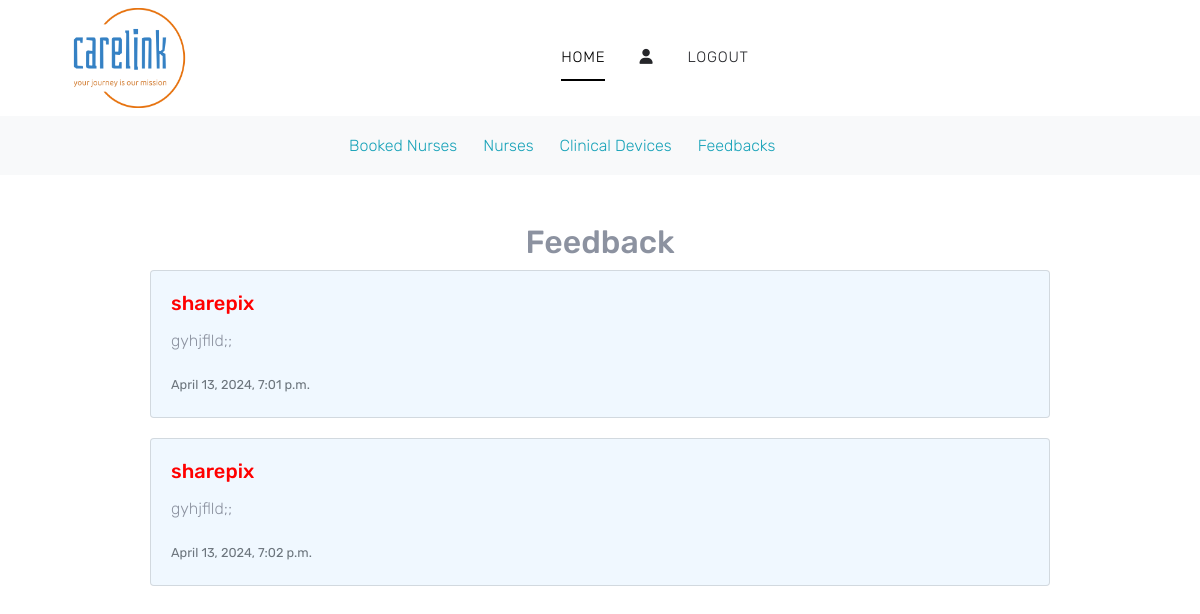
The page /admin_app/feedback_list/ on the database as committed earlier.
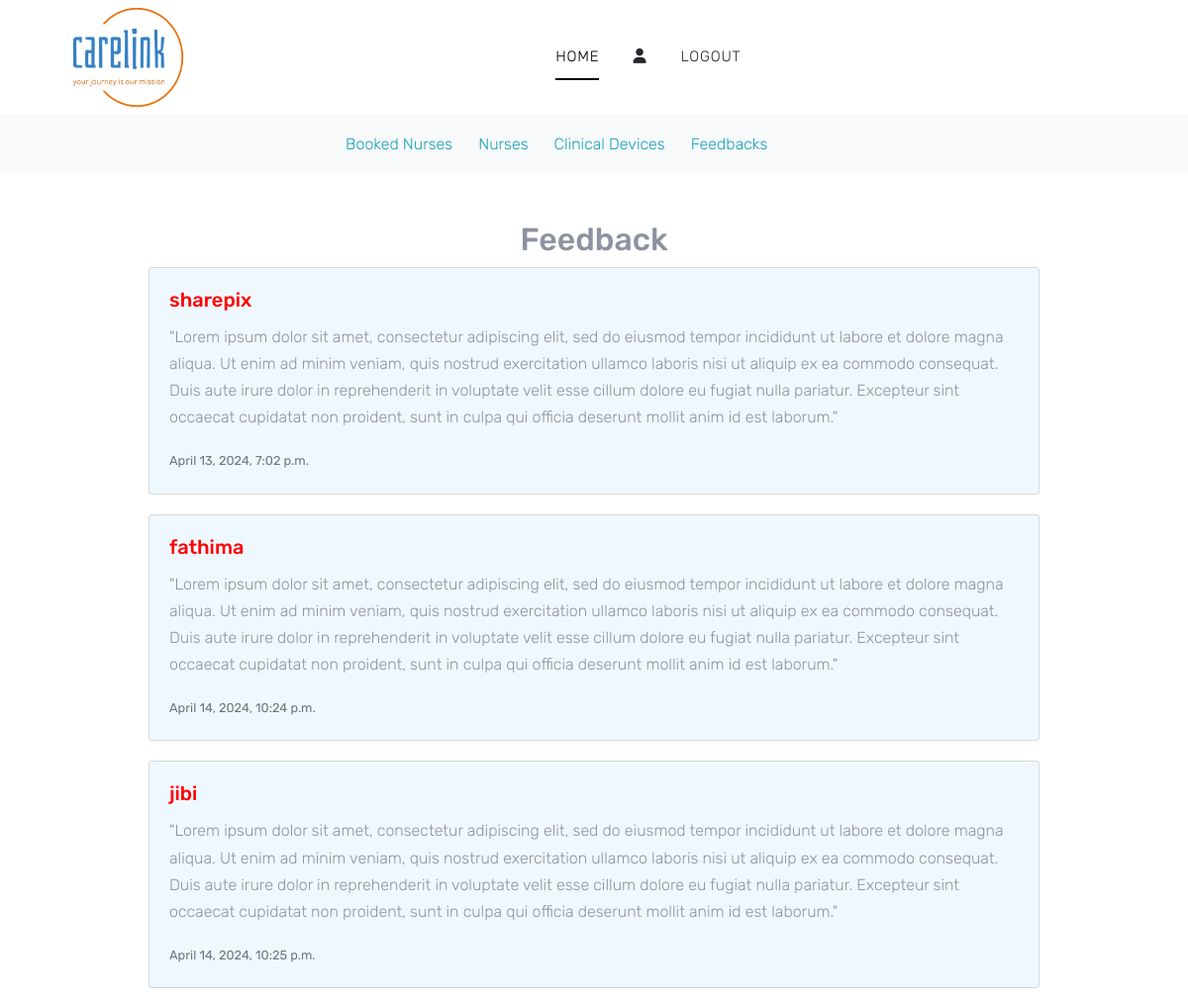
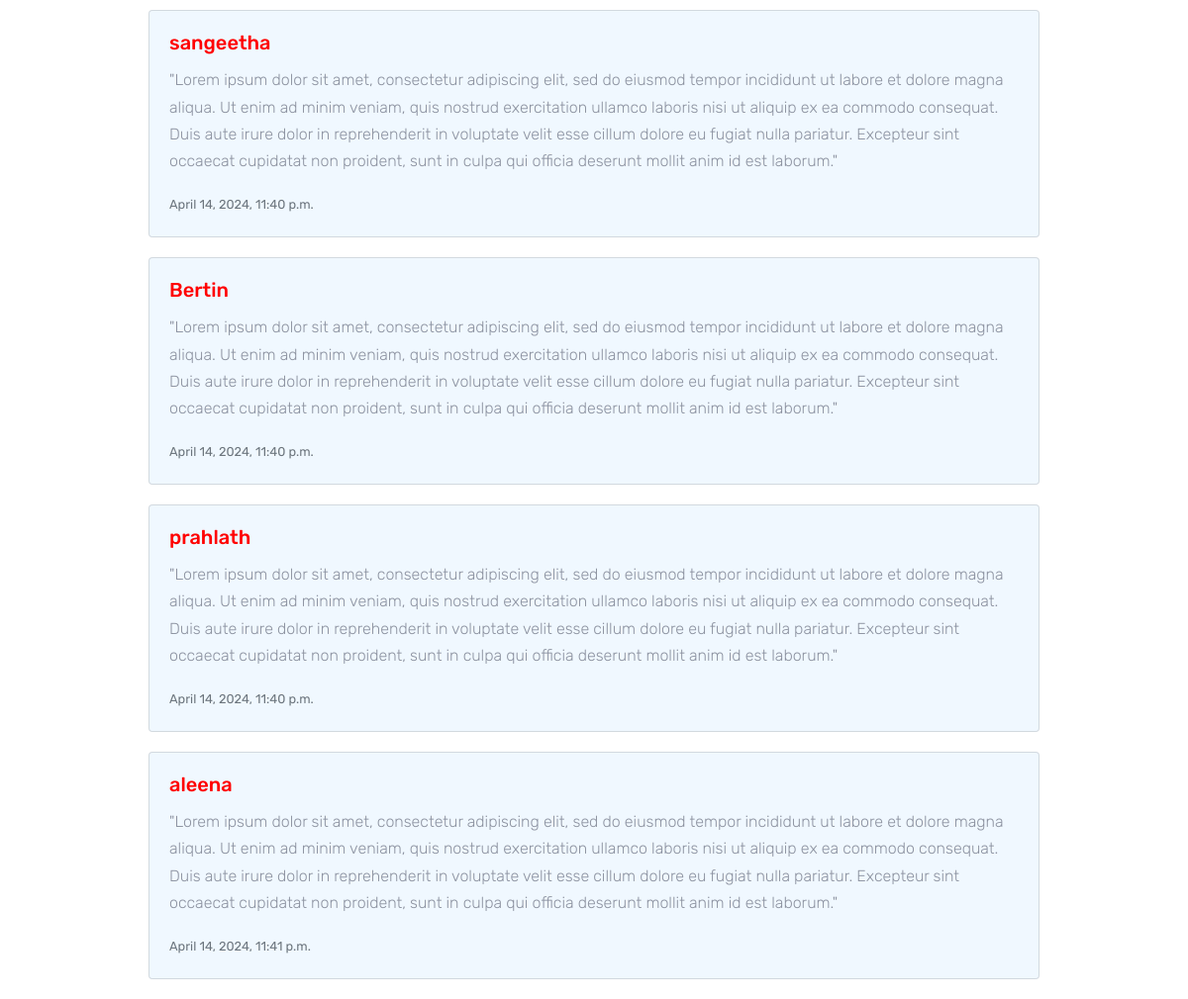
The same page on the database as committed later (2 pictures, top to bottom).
### autherization/models.py (models this page shows, shortened)
class Feedback(models.Model):
    user = models.ForeignKey(NormalUser, on_delete=models.CASCADE)
    comment = models.TextField()
    created_at = models.DateTimeField(auto_now_add=True)

class NormalUser(AbstractUser):
    is_customer = models.BooleanField(default=False)
    is_nurse = models.BooleanField(default=False)
    is_shop = models.BooleanField(default=False)
    image = models.ImageField(upload_to='images', null=True, blank=True)
    profile = models.TextField(null=True, blank=True)
    address=models.CharField(max_length=100, null=True, blank=True)
    name=models.CharField(max_length=100, null=True, blank=True)

### admin_app/views.py (the view)
# urls.py: path("feedback_list/", FeedbackListView.as_view(), name="feedback_list"),
class FeedbackListView(ListView):
    model = Feedback
    template_name = "admin/feedback_list.html"
    context_object_name = 'feedbacks'

### cart/context_processors.py (called while the page is built, shortened)
def counter(request):
    item_count=0
    return {'count':item_count}

### templates/admin/feedback_list.html (shortened to what this page needs)
{% extends 'admin_base.html' %}
{% block content %}
<div class="row mt-5">
    <div class="col-md-12">
        <div class="feedback-container">
            <h2>Feedback</h2>
            {% for feedback in feedbacks %}
            <div class="card feedback-card">
                <div class="card-body">
                    <h5 class="card-title">{{ feedback.user }}</h5>
                    <p class="card-text">{{ feedback.comment }}</p>
                    <p class="card-text"><small class="text-muted">{{ feedback.created_at }}</small></p>
                </div>
            </div>
            {% endfor %}
        </div>
    </div>
</div>
{% endblock %}

Rows that differ between the two databases and show on the page:
removed Feedback: user "sharepix", comment "gyhjflld;;", created_at "April 13, 2024, 7:01 p.m."
changed Feedback "April 13, 2024, 7:02 p.m.": comment "gyhjflld;;" → "\"Lorem ipsum dolor sit amet, consectetur adipiscing elit, sed do eiusmod tempor incididunt ut labore et dolore magna aliqua. Ut enim ad minim veniam, quis nostrud exercitation ullamco laboris nisi ut aliquip ex ea commodo consequat. Duis aute irure dolor in reprehenderit in voluptate velit esse cillum dolore eu fugiat nulla pariatur. Excepteur sint occaecat cupidatat non proident, sunt in culpa qui officia deserunt mollit anim id est laborum.\""
added Feedback: user "fathima", comment "\"Lorem ipsum dolor sit amet, consectetur adipiscing elit, sed do eiusmod tempor incididunt ut labore et dolore magna aliqua. Ut enim ad minim veniam, quis nostrud exercitation ullamco laboris nisi ut aliquip ex ea commodo consequat. Duis aute irure dolor in reprehenderit in voluptate velit esse cillum dolore eu fugiat nulla pariatur. Excepteur sint occaecat cupidatat non proident, sunt in culpa qui officia deserunt mollit anim id est laborum.\"", created_at "April 14, 2024, 10:24 p.m."
added Feedback: user "jibi", comment "\"Lorem ipsum dolor sit amet, consectetur adipiscing elit, sed do eiusmod tempor incididunt ut labore et dolore magna aliqua. Ut enim ad minim veniam, quis nostrud exercitation ullamco laboris nisi ut aliquip ex ea commodo consequat. Duis aute irure dolor in reprehenderit in voluptate velit esse cillum dolore eu fugiat nulla pariatur. Excepteur sint occaecat cupidatat non proident, sunt in culpa qui officia deserunt mollit anim id est laborum.\"", created_at "April 14, 2024, 10:25 p.m."
added Feedback: user "sangeetha", comment "\"Lorem ipsum dolor sit amet, consectetur adipiscing elit, sed do eiusmod tempor incididunt ut labore et dolore magna aliqua. Ut enim ad minim veniam, quis nostrud exercitation ullamco laboris nisi ut aliquip ex ea commodo consequat. Duis aute irure dolor in reprehenderit in voluptate velit esse cillum dolore eu fugiat nulla pariatur. Excepteur sint occaecat cupidatat non proident, sunt in culpa qui officia deserunt mollit anim id est laborum.\"", created_at "April 14, 2024, 11:40 p.m."
added Feedback: user "Bertin", comment "\"Lorem ipsum dolor sit amet, consectetur adipiscing elit, sed do eiusmod tempor incididunt ut labore et dolore magna aliqua. Ut enim ad minim veniam, quis nostrud exercitation ullamco laboris nisi ut aliquip ex ea commodo consequat. Duis aute irure dolor in reprehenderit in voluptate velit esse cillum dolore eu fugiat nulla pariatur. Excepteur sint occaecat cupidatat non proident, sunt in culpa qui officia deserunt mollit anim id est laborum.\"", created_at "April 14, 2024, 11:40 p.m."
added Feedback: user "prahlath", comment "\"Lorem ipsum dolor sit amet, consectetur adipiscing elit, sed do eiusmod tempor incididunt ut labore et dolore magna aliqua. Ut enim ad minim veniam, quis nostrud exercitation ullamco laboris nisi ut aliquip ex ea commodo consequat. Duis aute irure dolor in reprehenderit in voluptate velit esse cillum dolore eu fugiat nulla pariatur. Excepteur sint occaecat cupidatat non proident, sunt in culpa qui officia deserunt mollit anim id est laborum.\"", created_at "April 14, 2024, 11:40 p.m."
added Feedback: user "aleena", comment "\"Lorem ipsum dolor sit amet, consectetur adipiscing elit, sed do eiusmod tempor incididunt ut labore et dolore magna aliqua. Ut enim ad minim veniam, quis nostrud exercitation ullamco laboris nisi ut aliquip ex ea commodo consequat. Duis aute irure dolor in reprehenderit in voluptate velit esse cillum dolore eu fugiat nulla pariatur. Excepteur sint occaecat cupidatat non proident, sunt in culpa qui officia deserunt mollit anim id est laborum.\"", created_at "April 14, 2024, 11:41 p.m."
